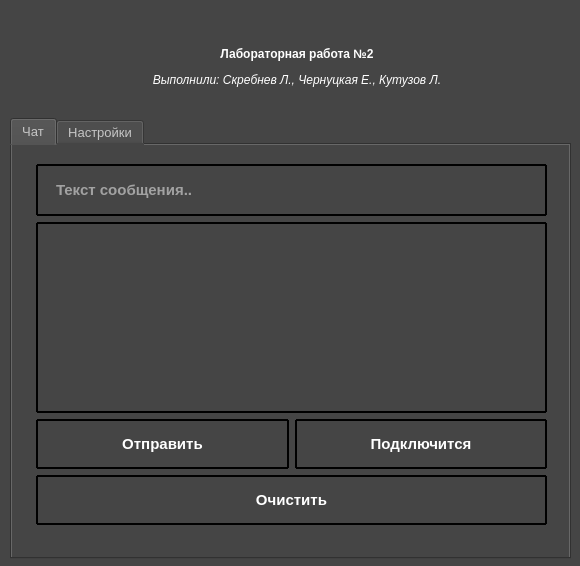
<?xml version="1.0" encoding="UTF-8"?>
<ui version="4.0">
 <class>MainWindow</class>
 <widget class="QMainWindow" name="MainWindow">
  <property name="geometry">
   <rect>
    <x>0</x>
    <y>0</y>
    <width>580</width>
    <height>566</height>
   </rect>
  </property>
  <property name="windowTitle">
   <string>MainWindow</string>
  </property>
  <property name="styleSheet">
   <string notr="true">background: #454545;
padding: .5em 5px;
</string>
  </property>
  <widget class="QWidget" name="centralwidget">
   <widget class="QTabWidget" name="tabWidget">
    <property name="geometry">
     <rect>
      <x>10</x>
      <y>118</y>
      <width>561</width>
      <height>441</height>
     </rect>
    </property>
    <property name="font">
     <font>
      <pointsize>10</pointsize>
      <underline>false</underline>
      <strikeout>false</strikeout>
     </font>
    </property>
    <property name="focusPolicy">
     <enum>Qt::WheelFocus</enum>
    </property>
    <property name="styleSheet">
     <string notr="true"> display: block;
    color: rgb(197, 197, 197);
    text-align: center;
    padding: 14px 16px;
    text-decoration: none;
background: #454545;</string>
    </property>
    <property name="currentIndex">
     <number>0</number>
    </property>
    <widget class="QWidget" name="tab">
     <attribute name="title">
      <string>Чат</string>
     </attribute>
     <widget class="QWidget" name="">
      <property name="geometry">
       <rect>
        <x>8</x>
        <y>5</y>
        <width>511</width>
        <height>361</height>
       </rect>
      </property>
      <layout class="QVBoxLayout" name="verticalLayout_2">
       <item>
        <widget class="QLineEdit" name="lineEdit">
         <property name="font">
          <font>
           <pointsize>11</pointsize>
           <weight>75</weight>
           <bold>true</bold>
           <underline>false</underline>
           <strikeout>false</strikeout>
          </font>
         </property>
         <property name="styleSheet">
          <string notr="true">QLineEdit#lineEdit{
  display: inline-block;
  color: white;
  font-weight: 600;
  text-decoration: none;
  user-select: none;
  padding: .5em 2em;
  outline: none;
  border: 2px solid;
  border-radius: 1px;
  transition: 0.2s;
} 

QLineEdit#lineEdit:hover { background: rgba(255,255,255,.2); }
QLineEdit#lineEdit:pressed { background: white; }</string>
         </property>
         <property name="placeholderText">
          <string>Текст сообщения..</string>
         </property>
        </widget>
       </item>
       <item>
        <widget class="QPlainTextEdit" name="plainTextEdit">
         <property name="font">
          <font>
           <pointsize>11</pointsize>
           <weight>75</weight>
           <bold>true</bold>
           <underline>false</underline>
           <strikeout>false</strikeout>
          </font>
         </property>
         <property name="focusPolicy">
          <enum>Qt::NoFocus</enum>
         </property>
         <property name="styleSheet">
          <string notr="true">QPlainTextEdit#plainTextEdit{
  display: inline-block;
  color: white;
  font-weight: 600;
  text-decoration: none;
  user-select: none;
  padding: .5em 2em;
  outline: none;
  border: 2px solid;
  border-radius: 1px;
  transition: 0.2s;
} 

QPlainTextEdit#plainTextEdit:hover { background: rgba(255,255,255,.2); }
QPlainTextEdit#plainTextEdit:pressed { background: white; }</string>
         </property>
        </widget>
       </item>
       <item>
        <layout class="QHBoxLayout" name="horizontalLayout">
         <item>
          <widget class="QPushButton" name="pushButton">
           <property name="font">
            <font>
             <pointsize>11</pointsize>
             <weight>87</weight>
             <bold>true</bold>
             <underline>false</underline>
             <strikeout>false</strikeout>
            </font>
           </property>
           <property name="styleSheet">
            <string notr="true">QPushButton#pushButton {
  display: inline-block;
  color: white;
  font-weight: 700;
  text-decoration: none;
  user-select: none;
  padding: .5em 2em;
  outline: none;
  border: 2px solid;
  border-radius: 1px;
  transition: 0.2s;
} 

QPushButton#pushButton:hover { background: rgba(255,255,255,.2); }
QPushButton#pushButton:pressed { background: rgb(64,199,129); }</string>
           </property>
           <property name="text">
            <string>Отправить</string>
           </property>
          </widget>
         </item>
         <item>
          <widget class="QPushButton" name="pushButton_2">
           <property name="font">
            <font>
             <pointsize>11</pointsize>
             <weight>87</weight>
             <bold>true</bold>
             <underline>false</underline>
             <strikeout>false</strikeout>
            </font>
           </property>
           <property name="styleSheet">
            <string notr="true">QPushButton#pushButton_2 {
  display: inline-block;
  color: white;
  font-weight: 700;
  text-decoration: none;
  user-select: none;
  padding: .5em 2em;
  outline: none;
  border: 2px solid;
  border-radius: 1px;
  transition: 0.2s;
} 

QPushButton#pushButton_2:hover { background: rgba(255,255,255,.2); }
QPushButton#pushButton_2:pressed { background: white; }</string>
           </property>
           <property name="text">
            <string>Подключится</string>
           </property>
          </widget>
         </item>
        </layout>
       </item>
       <item>
        <widget class="QPushButton" name="pushButton_4">
         <property name="font">
          <font>
           <pointsize>11</pointsize>
           <weight>87</weight>
           <bold>true</bold>
           <underline>false</underline>
           <strikeout>false</strikeout>
          </font>
         </property>
         <property name="styleSheet">
          <string notr="true">QPushButton#pushButton_4 {
  display: inline-block;
  color: white;
  font-weight: 700;
  text-decoration: none;
  user-select: none;
  padding: .5em 2em;
  outline: none;
  border: 2px solid;
  border-radius: 1px;
  transition: 0.2s;
} 
QPushButton#pushButton_4:hover { background: rgba(255,255,255,.2); }
QPushButton#pushButton_4:pressed { background: rgb(152,15,0); }
</string>
         </property>
         <property name="text">
          <string>Очистить</string>
         </property>
        </widget>
       </item>
      </layout>
     </widget>
    </widget>
    <widget class="QWidget" name="tab_2">
     <attribute name="title">
      <string>Настройки</string>
     </attribute>
     <widget class="QWidget" name="">
      <property name="geometry">
       <rect>
        <x>5</x>
        <y>6</y>
        <width>511</width>
        <height>361</height>
       </rect>
      </property>
      <layout class="QVBoxLayout" name="verticalLayout">
       <item>
        <widget class="QLineEdit" name="lineEdit_4">
         <property name="font">
          <font>
           <pointsize>11</pointsize>
           <weight>75</weight>
           <bold>true</bold>
           <underline>false</underline>
           <strikeout>false</strikeout>
          </font>
         </property>
         <property name="styleSheet">
          <string notr="true">QLineEdit#lineEdit_4{
  display: inline-block;
  color: white;
  font-weight: 600;
  text-decoration: none;
  user-select: none;
  padding: .5em 2em;
  outline: none;
  border: 2px solid;
  border-radius: 1px;
  transition: 0.2s;
} 

QLineEdit#lineEdit_4:hover { background: rgba(255,255,255,.2); }
QLineEdit#lineEdit_4:pressed { background: white; }</string>
         </property>
         <property name="text">
          <string/>
         </property>
         <property name="placeholderText">
          <string>Адрес сервера..</string>
         </property>
        </widget>
       </item>
       <item>
        <widget class="QLineEdit" name="lineEdit_5">
         <property name="font">
          <font>
           <pointsize>11</pointsize>
           <weight>75</weight>
           <bold>true</bold>
           <underline>false</underline>
           <strikeout>false</strikeout>
          </font>
         </property>
         <property name="styleSheet">
          <string notr="true">QLineEdit#lineEdit_5{
  display: inline-block;
  color: white;
  font-weight: 600;
  text-decoration: none;
  user-select: none;
  padding: .5em 2em;
  outline: none;
  border: 2px solid;
  border-radius: 1px;
  transition: 0.2s;
} 

QLineEdit#lineEdit_5:hover { background: rgba(255,255,255,.2); }
QLineEdit#lineEdit_5:pressed { background: white; }</string>
         </property>
         <property name="text">
          <string/>
         </property>
         <property name="placeholderText">
          <string>Порт сервера..</string>
         </property>
        </widget>
       </item>
       <item>
        <widget class="QPushButton" name="pushButton_5">
         <property name="font">
          <font>
           <pointsize>7</pointsize>
           <weight>87</weight>
           <bold>true</bold>
           <underline>false</underline>
           <strikeout>false</strikeout>
          </font>
         </property>
         <property name="styleSheet">
          <string notr="true">QPushButton#pushButton_5 {
  display: inline-block;
  color: white;
  font-weight: 700;
  text-decoration: none;
  user-select: none;
  padding: .5em 2em;
  outline: none;
  border: 2px solid;
  border-radius: 1px;
  transition: 0.2s;
} 

QPushButton#pushButton_5:hover { background: rgba(255,255,255,.2); }
QPushButton#pushButton_5:pressed { background: white; }</string>
         </property>
         <property name="text">
          <string>Сгенерировать данные для подключения</string>
         </property>
        </widget>
       </item>
       <item>
        <widget class="QPlainTextEdit" name="plainTextEdit_2">
         <property name="font">
          <font>
           <pointsize>11</pointsize>
           <weight>75</weight>
           <bold>true</bold>
           <underline>false</underline>
           <strikeout>false</strikeout>
          </font>
         </property>
         <property name="focusPolicy">
          <enum>Qt::NoFocus</enum>
         </property>
         <property name="styleSheet">
          <string notr="true">QPlainTextEdit#plainTextEdit_2{
  display: inline-block;
  color: white;
  font-weight: 600;
  text-decoration: none;
  user-select: none;
  padding: .5em 2em;
  outline: none;
  border: 2px solid;
  border-radius: 1px;
  transition: 0.2s;
} 

QPlainTextEdit#plainTextEdit_2:hover { background: rgba(255,255,255,.2); }
QPlainTextEdit#plainTextEdit_2:pressed { background: white; }</string>
         </property>
        </widget>
       </item>
      </layout>
     </widget>
    </widget>
   </widget>
   <widget class="QLabel" name="NameLabel">
    <property name="geometry">
     <rect>
      <x>10</x>
      <y>20</y>
      <width>571</width>
      <height>94</height>
     </rect>
    </property>
    <property name="styleSheet">
     <string notr="true">body{list-style-type: none;
    margin: 0;
    padding: 0;
    overflow: hidden;
    background-color: #333;
}
QLabel#NameLabel{
    display: block;
    color: white;
    text-align: center;
    padding: 14px 16px;
    text-decoration: none;
}</string>
    </property>
    <property name="text">
     <string>&lt;html&gt;&lt;head/&gt;&lt;body&gt;&lt;p align=&quot;center&quot;&gt;&lt;span style=&quot; font-weight:600;&quot;&gt;Лабораторная работа №2&lt;/span&gt;&lt;/p&gt;&lt;p align=&quot;center&quot;&gt;&lt;span style=&quot; font-style:italic;&quot;&gt;Выполнили: Скребнев Л., Чернуцкая Е., Кутузов Л.&lt;/span&gt;&lt;/p&gt;&lt;/body&gt;&lt;/html&gt;</string>
    </property>
   </widget>
  </widget>
 </widget>
 <resources/>
 <connections/>
</ui>
